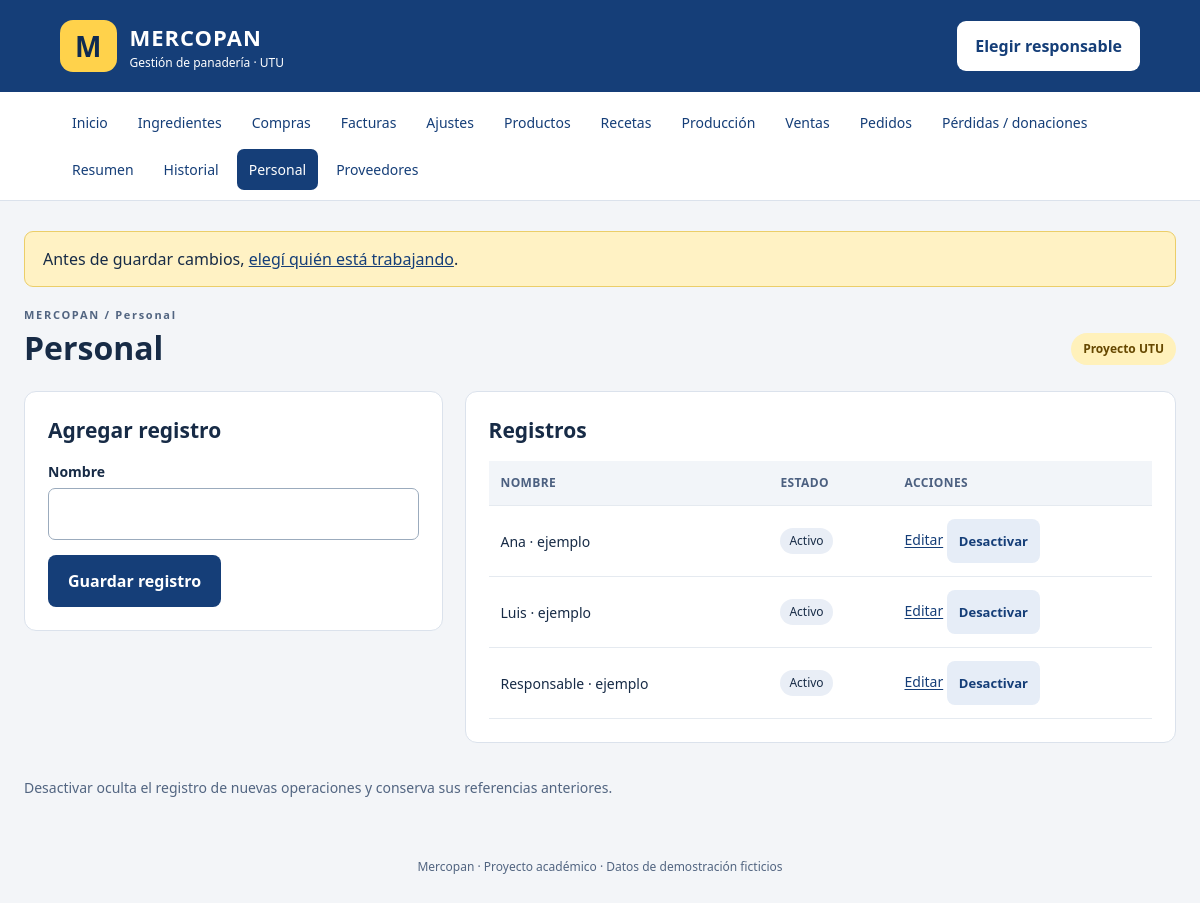
Page /personas.php on the committed database.
### tables this page shows
CREATE TABLE IF NOT EXISTS personas (
 id INT AUTO_INCREMENT PRIMARY KEY, nombre VARCHAR(100) NOT NULL UNIQUE,
 activo TINYINT NOT NULL DEFAULT 1
);

### personas.php (called while the page is built, shortened)
<?php
$tipo = 'personas';
require 'includes/catalogos.php';

### includes/funciones.php (called while the page is built, shortened)
<?php
require_once __DIR__ . '/config.php';
function conectar(bool $usarBase = true): PDO {
    global $config;
    $dsn = 'mysql:host=' . $config['host'] . ';port=' . $config['puerto'] . ';charset=utf8mb4';
    if ($usarBase) $dsn .= ';dbname=' . $config['base'];
    $pdo = new PDO($dsn, $config['usuario'], $config['clave'], [
        PDO::ATTR_ERRMODE => PDO::ERRMODE_EXCEPTION,
        PDO::ATTR_DEFAULT_FETCH_MODE => PDO::FETCH_ASSOC,
        PDO::ATTR_EMULATE_PREPARES => false
    ]);
    $pdo->exec("SET time_zone = '-03:00'");
    return $pdo;
}
function db(): PDO {
    static $pdo;
    if (!$pdo) $pdo = conectar();
    return $pdo;
}
function consulta(string $sql, array $datos = []): PDOStatement {
    $q = db()->prepare($sql); $q->execute($datos); return $q;
}
function e($valor): string { return htmlspecialchars((string)$valor, ENT_QUOTES, 'UTF-8'); }
function valor(string $campo, $defecto = ''): string { return e($_POST[$campo] ?? $defecto); }

### includes/catalogos.php (the view, shortened to what this page needs)
<?php
$editar = consulta("SELECT * FROM $tipo WHERE id=?", [(int)($_GET['editar'] ?? 0)])->fetch() ?: [];
$buscar = ''; $filas = [];
if ($tipo === 'ingredientes') {
    require_once __DIR__ . '/busqueda_catalogo.php';
    try { ['buscar'=>$buscar, 'filas'=>$filas] = buscarCatalogo('ingredientes', $_GET); }
    catch (Throwable $ex) { $error = mensajeError($ex); }
} else $filas = consulta("SELECT * FROM $tipo ORDER BY activo DESC,nombre")->fetchAll();
require 'header.php';
?>
<div class="dos"><section class="panel"><h2><?= $editar ? 'Editar registro' : 'Agregar registro' ?></h2>
<form method="post"><?php formulario(); ?><input type="hidden" name="id" value="<?= e($editar['id'] ?? 0) ?>">
<label for="nombre">Nombre</label><input id="nombre" name="nombre" maxlength="100" required value="<?= valor('nombre',$editar['nombre'] ?? '') ?>">
<?php if ($tipo==='ingredientes'): ?>
<?php if (!$editar): ?><label for="unidad">Unidad del stock</label><select id="unidad" name="unidad"><option value="kg">Kilogramos</option><option value="l">Litros</option><option value="unidad">Unidades</option></select><?php else: ?><p>Unidad: <strong><?= e($editar['unidad']) ?></strong> (no se cambia)</p><?php endif; ?>
<label for="minimo">Stock mínimo</label><input id="minimo" name="minimo" type="number" min="0" max="999999" step="0.001" required value="<?= valor('minimo',$editar['minimo'] ?? 0) ?>">
<p class="ayuda">Los ingredientes nuevos comienzan en cero. Usá <a href="compras.php">Compras</a> para registrar ingresos y <a href="ajustes.php">Ajustes</a> cuando el conteo físico no coincida con el sistema.</p>
<?php endif; ?><button type="submit">Guardar registro</button><?php if($editar): ?><a class="boton secundario" href="<?= e($tipo) ?>.php">Cancelar</a><?php endif; ?></form></section>
<section class="panel"><h2>Registros</h2>
<?php if ($tipo==='ingredientes'): ?>
<form method="get" class="filtros"><div><label for="buscar">Buscar ingrediente por nombre</label><input id="buscar" name="buscar" maxlength="100" value="<?= e($buscar) ?>" placeholder="Ejemplo: hari"></div><button>Buscar</button><a class="boton secundario" href="ingredientes.php">Limpiar búsqueda</a></form>
<p role="status"><?= count($filas) ?> coincidencias<?= $buscar!==''?' para «'.e($buscar).'»':'' ?>.</p>
<?php endif; ?><div class="tabla"><table><thead><tr><th>Nombre</th><th><?= $tipo==='ingredientes'?'Stock / mínimo':'Estado' ?></th><th>Acciones</th></tr></thead><tbody>
<?php foreach ($filas as $r): ?>
<tr class="<?= $tipo==='ingredientes' && $r['activo'] && $r['stock']<=$r['minimo'] ? 'bajo' : '' ?>"><td><?= e($r['nombre']) ?><?php if ($tipo==='proveedores'): ?><small><?= e($r['telefono']) ?></small><?php endif; ?></td>
<td><?php if($tipo==='ingredientes'): ?><?= n($r['stock']) ?> <?= e($r['unidad']) ?><small>Mínimo: <?= n($r['minimo']) ?></small><?php endif; ?><span class="badge"><?= $r['activo']?'Activo':'Inactivo' ?></span></td>
<td><a href="<?= e($tipo) ?>.php?<?= e(http_build_query(['editar'=>$r['id']] + ($tipo==='ingredientes'?['buscar'=>$buscar]:[]))) ?>">Editar</a> <form class="enlinea" method="post" data-confirmar="¿Cambiar el estado de este registro?"><?php formulario(); ?><input type="hidden" name="id" value="<?= e($r['id']) ?>"><input type="hidden" name="cambiar_estado" value="1"><button class="secundario" type="submit"><?= $r['activo']?'Desactivar':'Activar' ?></button></form></td></tr>
<?php endforeach; ?></tbody></table></div></section></div>
<p class="ayuda">Desactivar oculta el registro de nuevas operaciones y conserva sus referencias anteriores.</p>
<?php require 'footer.php'; ?>

### assets/estilos.css (style rules this page uses)
:root { --azul:#153e78;--oscuro:#0e2a51;--amarillo:#ffd24b;--fondo:#f3f5f8;--borde:#dbe2ec;--texto:#172b46 }
* { box-sizing:border-box }
body { margin:0;background:var(--fondo);color:var(--texto);font:16px/1.5 system-ui,-apple-system,Segoe UI,sans-serif }
a { color:var(--azul) }
h2 { font-size:21px;margin:0 0 15px }
.dos { display:grid;grid-template-columns:minmax(260px,1fr) minmax(360px,1.7fr);gap:22px;align-items:start }
.tarjeta,section.panel { background:white;border:1px solid var(--borde);border-radius:12px;padding:23px;margin-bottom:20px }
.ayuda { font-size:14px;color:#526581 }
label { display:block;font-weight:650;font-size:14px;margin:14px 0 6px }
input,select,textarea,button,.boton { font:inherit }
input,select,textarea { width:100%;padding:13px;border:1px solid #9babbd;border-radius:7px;background:#fff;color:var(--texto);min-height:49px }
button,.boton { display:inline-block;min-height:52px;padding:13px 20px;border:0;border-radius:8px;background:var(--azul);color:#fff;cursor:pointer;font-weight:700;text-decoration:none;text-align:center;margin-top:15px }
.secundario { background:#e6edf7;color:var(--azul) }
.tabla { overflow-x:auto }
table { width:100%;border-collapse:collapse;font-size:14px }
th,td { text-align:left;padding:13px 12px;border-bottom:1px solid #e5eaf0;vertical-align:middle }
th { background:#f2f5f9;color:#4c6080;font-size:12px;text-transform:uppercase;letter-spacing:.4px }
.badge { display:inline-block;font-size:12px;padding:4px 9px;border-radius:14px;background:#e9eef6;white-space:nowrap }
.enlinea { display:inline }
.enlinea button { margin:0;min-height:44px;padding:8px 12px;font-size:13px }
.dos>* , .grid>* { min-width:0 }
input,select,textarea { min-width:0;max-width:100% }

### rows in the picture
personas: nombre "Ana · ejemplo", activo "Activo"
personas: nombre "Luis · ejemplo", activo "Activo"
personas: nombre "Responsable · ejemplo", activo "Activo"

### other values in the picture
$nombre "Inicio"
$nombre "Ingredientes"
$nombre "Compras"
$nombre "Facturas"
$nombre "Ajustes"
$nombre "Productos"
$nombre "Recetas"
$nombre "Producción"
$nombre "Ventas"
$nombre "Pedidos"
$nombre "Pérdidas / donaciones"
$nombre "Resumen"
$nombre "Historial"
$nombre "Personal"
$nombre "Proveedores"
